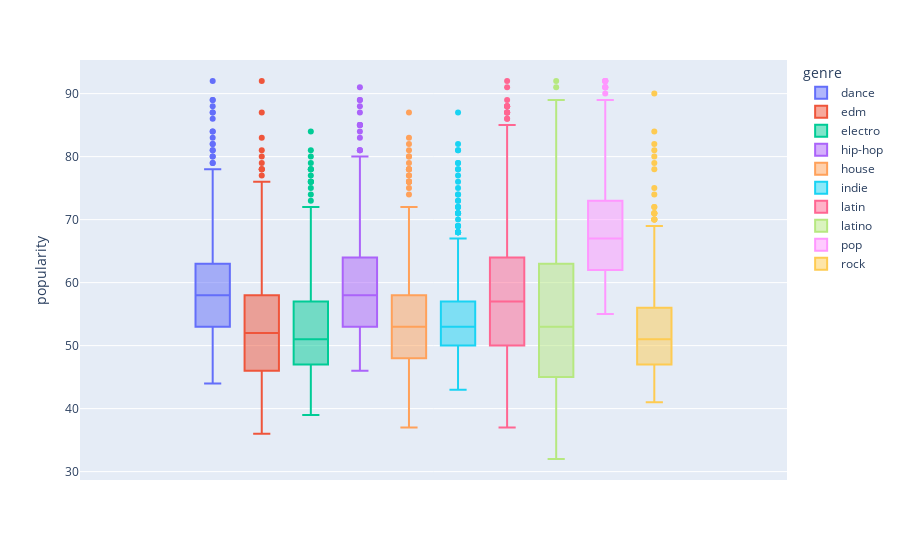

Notebook source saved alongside this figure:
### Code cell
px.box(data_frame=df_popu, y='popularity', color='genre')

### Figure 1 — Plotly figure (JSON) as saved in the notebook; plotly's stock layout.template omitted (floating-point values rounded to 4 significant figures; data arrays with more than 128 entries replaced by an {"elided": "..."} marker saying what was removed)
{"data": [{"alignmentgroup": "True", "hovertemplate": "genre=dance<br>popularity=%{y}<extra></extra>", "legendgroup": "dance", "marker": {"color": "#636efa"}, "name": "dance", "notched": false, "offsetgroup": "dance", "orientation": "v", "showlegend": true, "type": "box", "x0": " ", "xaxis": "x", "y": {"elided": "1000 int values"}, "y0": " ", "yaxis": "y"}, {"alignmentgroup": "True", "hovertemplate": "genre=edm<br>popularity=%{y}<extra></extra>", "legendgroup": "edm", "marker": {"color": "#EF553B"}, "name": "edm", "notched": false, "offsetgroup": "edm", "orientation": "v", "showlegend": true, "type": "box", "x0": " ", "xaxis": "x", "y": {"elided": "1000 int values"}, "y0": " ", "yaxis": "y"}, {"alignmentgroup": "True", "hovertemplate": "genre=electro<br>popularity=%{y}<extra></extra>", "legendgroup": "electro", "marker": {"color": "#00cc96"}, "name": "electro", "notched": false, "offsetgroup": "electro", "orientation": "v", "showlegend": true, "type": "box", "x0": " ", "xaxis": "x", "y": {"elided": "1000 int values"}, "y0": " ", "yaxis": "y"}, {"alignmentgroup": "True", "hovertemplate": "genre=hip-hop<br>popularity=%{y}<extra></extra>", "legendgroup": "hip-hop", "marker": {"color": "#ab63fa"}, "name": "hip-hop", "notched": false, "offsetgroup": "hip-hop", "orientation": "v", "showlegend": true, "type": "box", "x0": " ", "xaxis": "x", "y": {"elided": "1000 int values"}, "y0": " ", "yaxis": "y"}, {"alignmentgroup": "True", "hovertemplate": "genre=house<br>popularity=%{y}<extra></extra>", "legendgroup": "house", "marker": {"color": "#FFA15A"}, "name": "house", "notched": false, "offsetgroup": "house", "orientation": "v", "showlegend": true, "type": "box", "x0": " ", "xaxis": "x", "y": {"elided": "1000 int values"}, "y0": " ", "yaxis": "y"}, {"alignmentgroup": "True", "hovertemplate": "genre=indie<br>popularity=%{y}<extra></extra>", "legendgroup": "indie", "marker": {"color": "#19d3f3"}, "name": "indie", "notched": false, "offsetgroup": "indie", "orientation": "v", "showlegend": true, "type": "box", "x0": " ", "xaxis": "x", "y": {"elided": "1000 int values"}, "y0": " ", "yaxis": "y"}, {"alignmentgroup": "True", "hovertemplate": "genre=latin<br>popularity=%{y}<extra></extra>", "legendgroup": "latin", "marker": {"color": "#FF6692"}, "name": "latin", "notched": false, "offsetgroup": "latin", "orientation": "v", "showlegend": true, "type": "box", "x0": " ", "xaxis": "x", "y": {"elided": "1000 int values"}, "y0": " ", "yaxis": "y"}, {"alignmentgroup": "True", "hovertemplate": "genre=latino<br>popularity=%{y}<extra></extra>", "legendgroup": "latino", "marker": {"color": "#B6E880"}, "name": "latino", "notched": false, "offsetgroup": "latino", "orientation": "v", "showlegend": true, "type": "box", "x0": " ", "xaxis": "x", "y": {"elided": "1000 int values"}, "y0": " ", "yaxis": "y"}, {"alignmentgroup": "True", "hovertemplate": "genre=pop<br>popularity=%{y}<extra></extra>", "legendgroup": "pop", "marker": {"color": "#FF97FF"}, "name": "pop", "notched": false, "offsetgroup": "pop", "orientation": "v", "showlegend": true, "type": "box", "x0": " ", "xaxis": "x", "y": {"elided": "1000 int values"}, "y0": " ", "yaxis": "y"}, {"alignmentgroup": "True", "hovertemplate": "genre=rock<br>popularity=%{y}<extra></extra>", "legendgroup": "rock", "marker": {"color": "#FECB52"}, "name": "rock", "notched": false, "offsetgroup": "rock", "orientation": "v", "showlegend": true, "type": "box", "x0": " ", "xaxis": "x", "y": {"elided": "1000 int values"}, "y0": " ", "yaxis": "y"}], "layout": {"boxmode": "group", "legend": {"title": {"text": "genre"}, "tracegroupgap": 0}, "margin": {"t": 60}, "xaxis": {"anchor": "y", "domain": [0, 1]}, "yaxis": {"anchor": "x", "domain": [0, 1], "title": {"text": "popularity"}}}}
